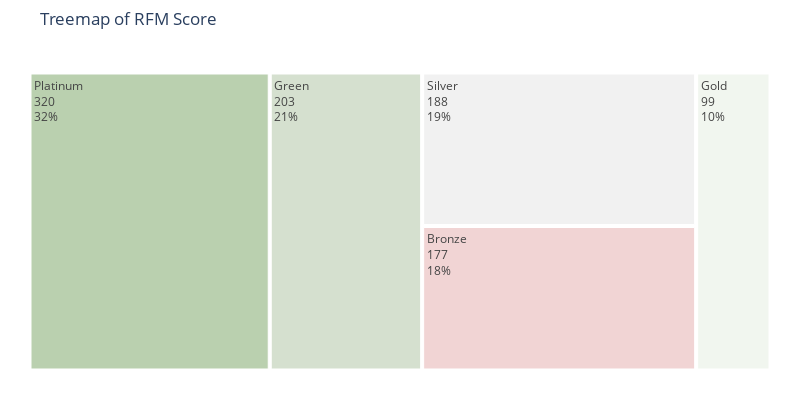

This figure's notebook cell:
### Code cell
#Creating a Treemap with Plotly Express
# colors=['#fae588','#f79d65','#f9dc5c','#e8ac65','#e76f51','#ef233c','#b7094c'] #color palette
colors=['#bad0af','#d5e0cf','#f1f1f1','#f1d4d4'] #color palette
import plotly.express as px

fig = px.treemap(fig4, path=['Score'],values='Count'
                 , width=800, height=400
                 ,title="Treemap of RFM Score")

fig.update_layout(
    treemapcolorway = colors, #defines the colors in the treemap
    margin = dict(t=50, l=25, r=25, b=25))

fig.data[0].textinfo = 'label+text+value+percent root'
fig.show()

### Figure 1 — Plotly figure (JSON) as saved in the notebook; plotly's stock layout.template omitted (floating-point values rounded to 4 significant figures)
{"data": [{"branchvalues": "total", "domain": {"x": [0, 1], "y": [0, 1]}, "hovertemplate": "labels=%{label}<br>Count=%{value}<br>parent=%{parent}<br>id=%{id}<extra></extra>", "ids": ["Bronze", "Gold", "Green", "Platinum", "Silver"], "labels": ["Bronze", "Gold", "Green", "Platinum", "Silver"], "name": "", "parents": ["", "", "", "", ""], "values": [177, 99, 203, 320, 188], "type": "treemap", "textinfo": "label+text+value+percent root"}], "layout": {"legend": {"tracegroupgap": 0}, "title": {"text": "Treemap of RFM Score"}, "height": 400, "width": 800, "margin": {"t": 50, "l": 25, "r": 25, "b": 25}, "treemapcolorway": ["#bad0af", "#d5e0cf", "#f1f1f1", "#f1d4d4"]}}
